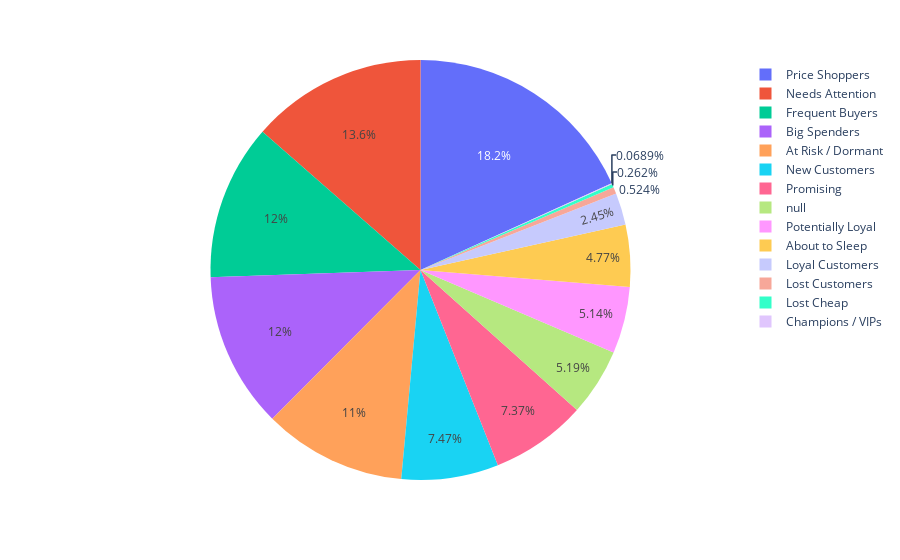

Write notebook code for a chart like this one.
### Markdown cell above
## Streamlit app

### Code cell
fig = px.pie(
        df, 
        names='RFM_SEGMENTATION'
    )
fig.show()

### Figure 1 — Plotly figure (JSON) as saved in the notebook; plotly's stock layout.template omitted (floating-point values rounded to 4 significant figures; data arrays with more than 128 entries replaced by an {"elided": "..."} marker saying what was removed)
{"data": [{"domain": {"x": [0, 1], "y": [0, 1]}, "hovertemplate": "RFM_SEGMENTATION=%{label}<extra></extra>", "labels": {"elided": "7258 str values"}, "legendgroup": "", "name": "", "showlegend": true, "type": "pie"}], "layout": {"legend": {"tracegroupgap": 0}, "margin": {"t": 60}}}
